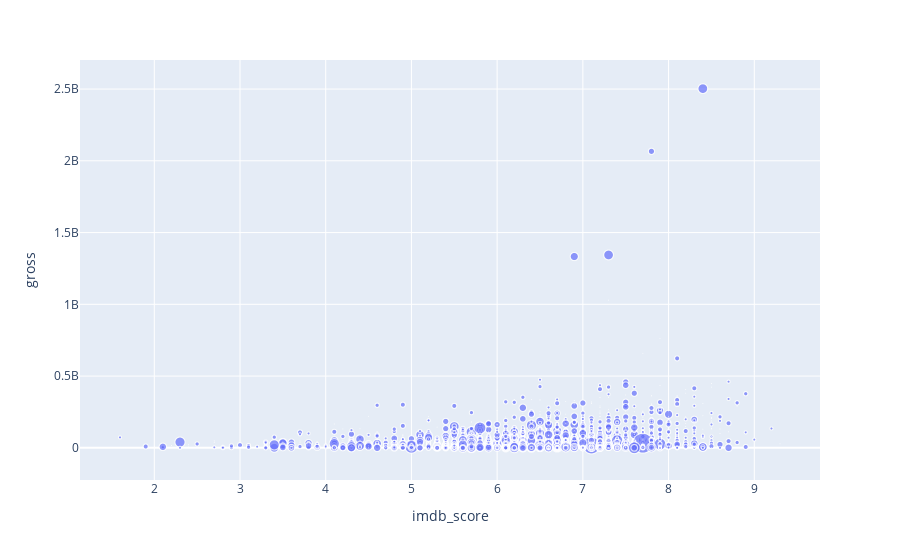

The notebook cell saved with this chart:
### Code cell
fig2 = px.scatter(
  all_movies_faces, x='imdb_score', y='gross', size = 'facenumber_in_poster'
)
fig2

### Figure 1 — Plotly figure (JSON) as saved in the notebook; plotly's stock layout.template omitted (floating-point values rounded to 4 significant figures; data arrays with more than 128 entries replaced by an {"elided": "..."} marker saying what was removed)
{"data": [{"hovertemplate": "imdb_score=%{x}<br>gross=%{y}<br>facenumber_in_poster=%{marker.size}<extra></extra>", "legendgroup": "", "marker": {"color": "#636efa", "size": {"elided": "4121 int values"}, "sizemode": "area", "sizeref": 0.1075, "symbol": "circle"}, "mode": "markers", "name": "", "showlegend": false, "type": "scattergl", "x": {"elided": "4121 float values"}, "xaxis": "x", "y": {"elided": "4121 int values"}, "yaxis": "y"}], "layout": {"autosize": true, "legend": {"itemsizing": "constant", "tracegroupgap": 0}, "margin": {"t": 60}, "xaxis": {"anchor": "y", "autorange": true, "domain": [0, 1], "range": [1.137, 9.763], "title": {"text": "imdb_score"}, "type": "linear"}, "yaxis": {"anchor": "x", "autorange": true, "domain": [0, 1], "range": [-347100000.0, 2767000000.0], "title": {"text": "gross"}, "type": "linear"}}}
